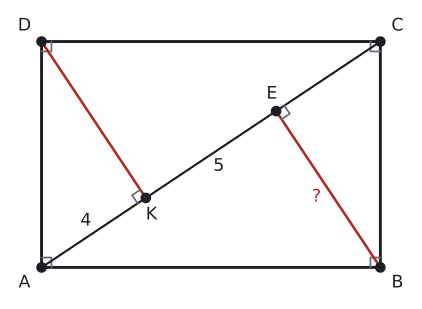

Reproduce this figure in Python.
import sys; sys.path.insert(0, "tools")
from cizim import *

P = lambda x, y: np.array([float(x), float(y)])
uz = lambda U, V: round(float(np.linalg.norm(U - V)), 4)
def acisi(K, U, V):
    u, v = U - K, V - K
    return round(float(np.degrees(np.arccos(np.dot(u, v) / np.linalg.norm(u) / np.linalg.norm(v)))), 3)
def birim(U, V):
    t = (V - U) / np.linalg.norm(V - U); return t, np.array([-t[1], t[0]])
def ayak(Q, U, V):
    t, _ = birim(U, V); return U + np.dot(Q - U, t) * t
def yansit(Q, U, V):
    return 2 * ayak(Q, U, V) - Q
def kesisim(U1, V1, U2, V2):
    M = np.array([V1 - U1, U2 - V2]).T; s = np.linalg.solve(M, U2 - U1); return U1 + s[0] * (V1 - U1)
def cetik(U, V, n=1, renk=SOLUK, f=0.5):
    M = U + f * (V - U); t, m = birim(U, V)
    for i in range(n):
        c = M + (i - (n - 1) / 2) * 0.2 * S * t
        ax.plot(*zip(c - 0.22 * S * m, c + 0.22 * S * m), color=renk, lw=1.5)
def olcu(U, V, metin, d=0.5, renk=YAZI, fs=13, f=0.5):
    """[UV] üzerinde f oranındaki noktaya, U->V yönünün soluna d*S uzağa yazı (d < 0: sağına)."""
    M = U + f * (V - U); _, m = birim(U, V)
    ax.text(*(M + d * S * m), metin, ha="center", va="center", color=renk, fontsize=fs)
def dik_isareti(K, U, V, r=0.4):
    a_ = (U - K) / np.linalg.norm(U - K) * r * S; b_ = (V - K) / np.linalg.norm(V - K) * r * S
    ax.plot(*zip(K + a_, K + a_ + b_, K + b_), color=SOLUK, lw=1.3)
def harf(Q, metin, dx, dy, renk=YAZI, fs=13):
    ax.text(Q[0] + dx * S, Q[1] + dy * S, metin, ha="center", va="center", color=renk, fontsize=fs)
def cizgi(U, V, renk=YAZI, lw=2.2, ls="-"):
    ax.plot(*zip(U, V), color=renk, lw=lw, ls=ls)
def boya(noktalar, renk):
    ax.add_patch(patches.Polygon(noktalar, closed=True, facecolor=renk, edgecolor="none"))
def yay(K, U, V, r=0.8, renk=MAVI, n=1):
    for i in range(n): aci(ax, K, U, V, r=(r + 0.18 * i) * S, renk=renk)
def yay_yazi(K, U, V, metin, d=1.4, renk=MAVI, fs=12):
    """K köşesindeki U-K-V açısının ortasından d*S uzağa yazı."""
    u = (U - K) / np.linalg.norm(U - K); v = (V - K) / np.linalg.norm(V - K); o = (u + v) / np.linalg.norm(u + v)
    ax.text(*(K + d * S * o), metin, ha="center", va="center", color=renk, fontsize=fs)
def basla(xmin, xmax, ymin, ymax, en=5.5):
    global fig, ax
    fig, ax = sekil(en, en * (ymax - ymin) / (xmax - xmin))
    ax.set_aspect("equal"); ax.axis("off"); ax.set_xlim(xmin, xmax); ax.set_ylim(ymin, ymax)
def dortgen(A, B, C, D, dolgu=None):
    if dolgu: boya([A, B, C, D], dolgu)
    ax.plot(*zip(A, B, C, D, A), color=YAZI)
    for Q in (A, B, C, D): nokta(ax, *Q, "")
def koseler(A, B, C, D, d=0.55):
    O = (A + B + C + D) / 4
    for Q, ad in ((A, "A"), (B, "B"), (C, "C"), (D, "D")):
        y = (Q - O) / np.linalg.norm(Q - O); harf(Q, ad, d * np.sign(y[0]) * 1.1, d * np.sign(y[1]))
def dikdortgen(a, b):
    """A orijinde, [AB] yatay: A, B, C, D."""
    return P(0, 0), P(a, 0), P(a, b), P(0, b)
def dik_koseler(A, B, C, D, r=0.4):
    dik_isareti(A, B, D, r); dik_isareti(B, C, A, r); dik_isareti(C, D, B, r); dik_isareti(D, A, C, r)
def cerceve(noktalar, kenar=1.2):
    xs = [q[0] for q in noktalar]; ys = [q[1] for q in noktalar]
    return min(xs) - kenar * S, max(xs) + kenar * S, min(ys) - kenar * S, max(ys) + kenar * S

# Kendini dene 3: [BE] ⊥ [AC], [DK] ⊥ [AC], |AK| = 4, |KE| = 5 -> |EC| = 4, |AE| = 9, |BE| = 6.
AE, EC = 9, 4; AC = AE + EC
a, b = np.sqrt(AE * AC), np.sqrt(EC * AC)
A, B, C, D = dikdortgen(a, b)
E, K = ayak(B, A, C), ayak(D, A, C)
S = a / 12
print("AK", uz(A, K), "KE", uz(K, E), "EC", uz(E, C), "BE", uz(B, E), "DK", uz(D, K))
basla(*cerceve([A, B, C, D], 1.2), en=5.5)
dortgen(A, B, C, D); koseler(A, B, C, D)
dik_isareti(A, B, D, 0.35); dik_isareti(B, C, A, 0.35); dik_isareti(C, D, B, 0.35); dik_isareti(D, A, C, 0.35)
cizgi(A, C, YAZI, 1.6); cizgi(B, E, KIRMIZI, 1.9); cizgi(D, K, KIRMIZI, 1.9)
dik_isareti(E, B, C, 0.35); dik_isareti(K, D, A, 0.35)
for Q, ad, dx, dy in ((E, "E", -0.15, 0.6), (K, "K", 0.2, -0.6)): nokta(ax, *Q, ""); harf(Q, ad, dx, dy)
olcu(A, K, "4", 0.5); olcu(K, E, "5", -0.5)
olcu(B, E, "?", 0.5, KIRMIZI)
kaydet(fig, __file__)
